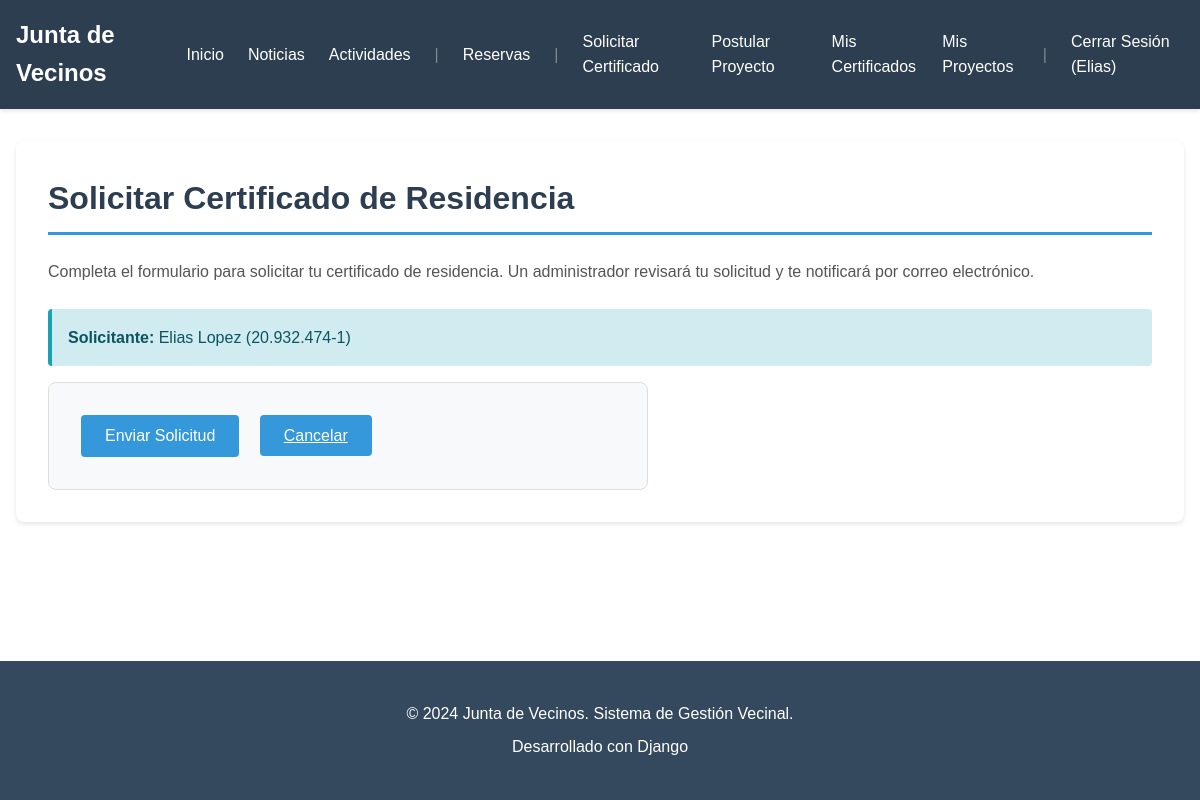
The app's page /certificados/solicitar/ (signed in) with its own data.
### gestion/models.py (models this page shows, shortened)
class Vecino(models.Model):
    user = models.OneToOneField(User, on_delete=models.CASCADE, null=True, blank=True, related_name='vecino')
    rut = models.CharField(max_length=12, unique=True)
    nombre = models.CharField(max_length=100)
    apellido = models.CharField(max_length=100)
    email = models.EmailField(unique=True)
    telefono = models.CharField(max_length=15)
    direccion = models.CharField(max_length=200)
    es_miembro = models.BooleanField(default=False)
    fecha_inscripcion = models.DateField(auto_now_add=True)
    class Meta:
        verbose_name = "Vecino"
        verbose_name_plural = "Vecinos"

### gestion/views.py (the view)
# urls.py: path('certificados/solicitar/', views.solicitar_certificado, name='solicitar_certificado'),
@login_required
def solicitar_certificado(request):
    try:
        vecino = request.user.vecino
    except Vecino.DoesNotExist:
        messages.error(request, 'No se encontró un perfil de vecino asociado a tu usuario.')
        return redirect('home')
    if request.method == 'POST':
        form = CertificadoForm(request.POST)
        if form.is_valid():
            certificado = form.save(commit=False)
            certificado.vecino = vecino
            certificado.aprobado = False
            certificado.save()
            messages.success(request, 'Solicitud de certificado enviada. Será revisada por un administrador.')
            return redirect('home')
    else:
        form = CertificadoForm()
    return render(request, 'gestion/certificados/solicitar.html', {'form': form, 'vecino': vecino})

### gestion/templates/gestion/certificados/solicitar.html (shortened to what this page needs)
{% extends 'gestion/base.html' %}
{% block content %}
<div class="content-container">
    <h1>Solicitar Certificado de Residencia</h1>
    <p style="margin-bottom: 1.5rem; color: #555;">
        Completa el formulario para solicitar tu certificado de residencia.
        Un administrador revisará tu solicitud y te notificará por correo electrónico.
    </p>
    <div class="message message-info">
        <strong>Solicitante:</strong> {{ vecino.nombre }} {{ vecino.apellido }} ({{ vecino.rut }})
    </div>
    <form method="post">
        <button type="submit" class="btn btn-primary">Enviar Solicitud</button>
        <a href="{% url 'home' %}" class="btn btn-secondary" style="margin-left: 1rem;">Cancelar</a>
    </form>
</div>
{% endblock %}

### gestion/templates/gestion/base.html (shortened to what this page needs)
{% load static %}
<!DOCTYPE html>
<html lang="es">
<head>
    <link rel="stylesheet" href="{% static 'css/estilos.css' %}">
</head>
<body>
    <nav class="navbar">
        <div class="nav-container">
            <a href="{% url 'home' %}" class="nav-brand">Junta de Vecinos</a>
            <ul class="nav-menu">
                <li><a href="{% url 'home' %}">Inicio</a></li>
                <li><a href="{% url 'listar_noticias' %}">Noticias</a></li>
                <li><a href="{% url 'listar_actividades' %}">Actividades</a></li>
                {% if user.is_authenticated %}
                    <li class="nav-divider">|</li>
                    <li><a href="{% url 'listar_espacios' %}">Reservas</a></li>
                    {% if user.is_staff %}
                        <li class="nav-divider">|</li>
                        <li><a href="{% url 'lista_vecinos' %}">Gestión Vecinos</a></li>
                        <li><a href="{% url 'listar_certificados' %}">Gestión Certificados</a></li>
                        <li><a href="{% url 'listar_proyectos' %}">Gestión Proyectos</a></li>
                        <li><a href="{% url 'crear_noticia' %}">Crear Noticia</a></li>
                    {% else %}
                        <li class="nav-divider">|</li>
                        <li><a href="{% url 'solicitar_certificado' %}">Solicitar Certificado</a></li>
                        <li><a href="{% url 'postular_proyecto' %}">Postular Proyecto</a></li>
                        <li><a href="{% url 'listar_certificados' %}">Mis Certificados</a></li>
                        <li><a href="{% url 'listar_proyectos' %}">Mis Proyectos</a></li>
                    {% endif %}
                    <li class="nav-divider">|</li>
                    <li><a href="{% url 'logout' %}">Cerrar Sesión ({{ user.first_name }})</a></li>
                {% else %}
                    <li><a href="{% url 'registrar_vecino' %}">Registrarse</a></li>
                    <li class="nav-divider">|</li>
                    <li><a href="{% url 'login' %}">Iniciar Sesión</a></li>
                {% endif %}
            </ul>
        </div>
    </nav>
    <main class="main-content">
        {% block content %}
        {% endblock %}
    </main>
    <footer class="footer">
        <div class="footer-container">
            <p>&copy; 2024 Junta de Vecinos. Sistema de Gestión Vecinal.</p>
            <p>Desarrollado con Django</p>
        </div>
    </footer>
</body>
</html>

### core/static/css/estilos.css (style rules this page uses)
* { margin: 0; padding: 0; box-sizing: border-box; }
body { font-family: Arial, sans-serif; line-height: 1.6; color: #333; min-height: 100vh; display: flex; flex-direction: column; }
.navbar { background-color: #2c3e50; color: white; padding: 1rem 0; box-shadow: 0 2px 4px rgba(0,0,0,0.1); }
.nav-container { max-width: 1200px; margin: 0 auto; padding: 0 1rem; display: flex; justify-content: space-between; align-items: center; }
.nav-brand { color: white; text-decoration: none; font-size: 1.5rem; font-weight: bold; }
.nav-menu { list-style: none; display: flex; gap: 1.5rem; align-items: center; }
.nav-menu li a { color: white; text-decoration: none; transition: color 0.3s; }
.nav-divider { color: #7f8c8d; }
.message { padding: 1rem; margin-bottom: 1rem; border-radius: 4px; border-left: 4px solid; }
.message-info { background-color: #d1ecf1; border-color: #17a2b8; color: #0c5460; }
.main-content { flex: 1; max-width: 1200px; width: 100%; margin: 2rem auto; padding: 0 1rem; }
.footer { background-color: #34495e; color: white; padding: 2rem 0; margin-top: auto; }
.footer-container { max-width: 1200px; margin: 0 auto; padding: 0 1rem; text-align: center; }
.footer p { margin: 0.5rem 0; }
.content-container { background: white; padding: 2rem; border-radius: 8px; box-shadow: 0 2px 4px rgba(0,0,0,0.1); }
.content-container h1 { color: #2c3e50; margin-bottom: 1.5rem; border-bottom: 3px solid #3498db; padding-bottom: 0.5rem; }
form { max-width: 600px; }
form button[type="submit"], .btn { background-color: #3498db; color: white; padding: 0.75rem 1.5rem; border: none; border-radius: 4px; cursor: pointer; font-size: 1rem; transition: background-color 0.3s; }
.btn-primary { background-color: #3498db; }
.content-container form[method="post"] { background: #f8f9fa; padding: 2rem; border-radius: 8px; border: 1px solid #ddd; }

### records on screen
Vecino: nombre "Elias", apellido "Lopez", rut "20.932.474-1"

### other values on screen
{{ user.first_name }} "Elias"
